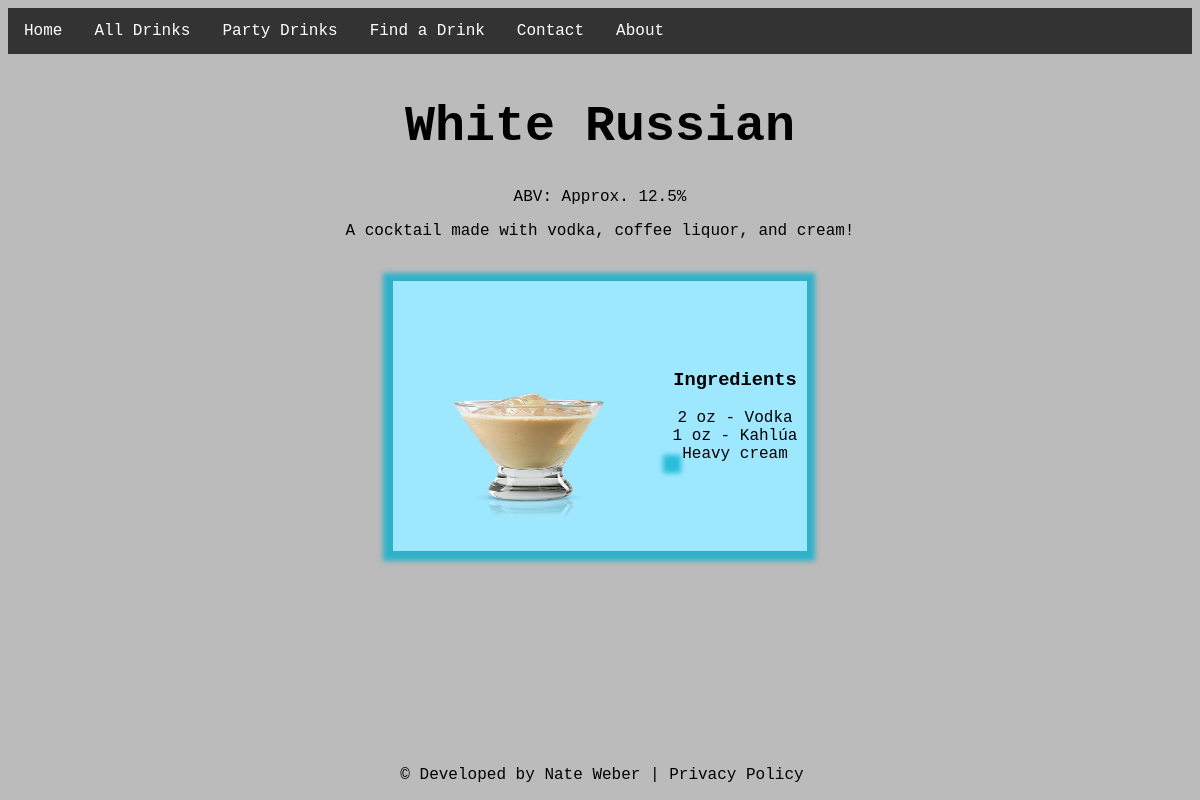
Screenshot of /drinks/5/ with the database file from the repository.
### drinks/models.py (models this page shows)
class Drink(models.Model):
    id = models.IntegerField(primary_key=True)
    name = models.CharField(max_length=100, null=True)
    abv = models.CharField(max_length=100, null=True)
    description = models.CharField(max_length=100, null=True)
    ingredient0 = models.CharField(max_length=100, null=True, blank=True)
    ingredient1 = models.CharField(max_length=100, null=True, blank=True)
    ingredient2 = models.CharField(max_length=100, null=True, blank=True)
    ingredient3 = models.CharField(max_length=100, null=True, blank=True)
    ingredient4 = models.CharField(max_length=100, null=True, blank=True)
    ingredient5 = models.CharField(max_length=100, null=True, blank=True)
    ingredient6 = models.CharField(max_length=100, null=True, blank=True)
    ingredient7 = models.CharField(max_length=100, null=True, blank=True)

### drinks/views.py (the view)
# urls.py: url(r'^drinks/(\d+)/', views.drink_detail, name='drink_detail'),
def drink_detail(request, id):
    try:
        drink = Drink.objects.get(id=id)
    except Drink.DoesNotExist:
        raise Http404('Drink Not Found')
    return render(request, 'drink_detail.html', {'drink': drink})

### drinks/templates/drink_detail.html (shortened to what this page needs)
{% extends "base_drink.html" %}
{% load static %}
{% block content %}
<div>
  <h1>{{ drink.name|capfirst }}</h1>
  <p>ABV: {{ drink.abv }}</p>
  <p style="padding-bottom: 25px;">{{ drink.description }}</p>
  <table align="center">
    <tr>
      <td>
        {% static "images/" as image %}
        <img src="{{ image }}{{ drink.name }}.png" alt='{{ drink.name }} image'>
      </td>
      <td>
        <table>
          <h3>Ingredients</h3>
          {% if drink.ingredient0 %}
            <div>{{ drink.ingredient0 }}</div>
          {% endif %}
          {% if drink.ingredient1 %}
            <div>{{ drink.ingredient1 }}</div>
          {% endif %}
          {% if drink.ingredient2 %}
            <div>{{ drink.ingredient2 }}</div>
          {% endif %}
        </table>
      </td>
    </tr>
</div>
{% endblock %}

### static/drink.css (style rules this page uses)
body { background-color: #bbbbbb; font-family:"Courier New", monospace; text-align: center; }
h1 { padding-top: 10px; padding-left: 10px; padding-right: 10px; font-size: 50px; }
table { background-color: #9ee8ff; box-shadow: -1px 1px 5px 9px rgba(0, 175, 206, 0.75); padding: 50px; border-collapse: collapse; }
td { padding: 10px; text-align: center; }
img { width: 250px; height: 250px; }

### rows the page displays
Drink: name "White Russian", abv "Approx. 12.5%", description "A cocktail made with vodka, coffee liquor, and cream!", name (picture), ingredient0 "2 oz - Vodka", ingredient1 "1 oz - Kahlúa", ingredient2 "Heavy cream"
